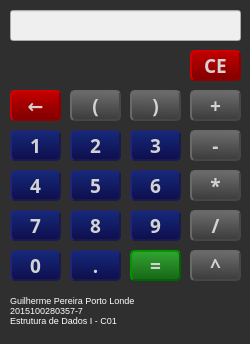
 <widget class="QMainWindow" name="MainWindow">
  <property name="geometry">
   <rect>
    <x>0</x>
    <y>0</y>
    <width>250</width>
    <height>344</height>
   </rect>
  </property>
  <property name="minimumSize">
   <size>
    <width>250</width>
    <height>344</height>
   </size>
  </property>
  <property name="maximumSize">
   <size>
    <width>250</width>
    <height>344</height>
   </size>
  </property>
  <property name="cursor">
   <cursorShape>ArrowCursor</cursorShape>
  </property>
  <property name="windowTitle">
   <string>Calculadora</string>
  </property>
  <property name="styleSheet">
   <string notr="true">QMainWindow{
background-color: rgb(47, 47, 47);
}</string>
  </property>
  <widget class="QWidget" name="centralWidget">
   <widget class="QLineEdit" name="texto">
    <property name="enabled">
     <bool>false</bool>
    </property>
    <property name="geometry">
     <rect>
      <x>10</x>
      <y>10</y>
      <width>231</width>
      <height>31</height>
     </rect>
    </property>
    <property name="font">
     <font>
      <pointsize>14</pointsize>
     </font>
    </property>
    <property name="styleSheet">
     <string notr="true"/>
    </property>
    <property name="text">
     <string/>
    </property>
    <property name="echoMode">
     <enum>QLineEdit::Normal</enum>
    </property>
    <property name="alignment">
     <set>Qt::AlignRight|Qt::AlignTrailing|Qt::AlignVCenter</set>
    </property>
   </widget>
   <widget class="QPushButton" name="abreParanteses">
    <property name="geometry">
     <rect>
      <x>70</x>
      <y>90</y>
      <width>51</width>
      <height>31</height>
     </rect>
    </property>
    <property name="font">
     <font>
      <family>Myriad Pro</family>
      <pointsize>14</pointsize>
      <weight>75</weight>
      <bold>true</bold>
     </font>
    </property>
    <property name="cursor">
     <cursorShape>PointingHandCursor</cursorShape>
    </property>
    <property name="styleSheet">
     <string notr="true">QPushButton{
	background-color: qlineargradient(spread:reflect, x1:0.505682, y1:1, x2:0.528727, y2:0, stop:0 rgba(59, 59, 59, 255), stop:1 rgba(109, 109, 109, 255));
	border-style: outset;
    border-width: 2px;
    border-color: rgb(70, 70, 70);
    border-radius: 5px;
	color: lightgrey;
}
QPushButton:hover {
	background-color:  qlineargradient(spread:reflect, x1:0.505682, y1:1, x2:0.528727, y2:0, stop:0 rgba(99, 99, 99, 255), stop:1 rgba(147, 147, 147, 255));
    border-color: rgb(90, 90, 90);
	color: white;
}
QPushButton:pressed {
	background-color: qlineargradient(spread:reflect, x1:0.505682, y1:1, x2:0.528727, y2:0, stop:0 rgba(59, 59, 59, 255), stop:1 rgba(109, 109, 109, 255));
	border-style: inset;
    border-width: 2px;
    border-color: rgb(70, 70, 70);
    border-radius: 5px;
	color: lightgrey;
}</string>
    </property>
    <property name="text">
     <string>(</string>
    </property>
   </widget>
   <widget class="QPushButton" name="fechaParenteses">
    <property name="geometry">
     <rect>
      <x>130</x>
      <y>90</y>
      <width>51</width>
      <height>31</height>
     </rect>
    </property>
    <property name="font">
     <font>
      <family>Myriad Pro</family>
      <pointsize>14</pointsize>
      <weight>75</weight>
      <bold>true</bold>
     </font>
    </property>
    <property name="cursor">
     <cursorShape>PointingHandCursor</cursorShape>
    </property>
    <property name="styleSheet">
     <string notr="true">QPushButton{
	background-color: qlineargradient(spread:reflect, x1:0.505682, y1:1, x2:0.528727, y2:0, stop:0 rgba(59, 59, 59, 255), stop:1 rgba(109, 109, 109, 255));
	border-style: outset;
    border-width: 2px;
    border-color: rgb(70, 70, 70);
    border-radius: 5px;
	color: lightgrey;
}
QPushButton:hover {
	background-color:  qlineargradient(spread:reflect, x1:0.505682, y1:1, x2:0.528727, y2:0, stop:0 rgba(99, 99, 99, 255), stop:1 rgba(147, 147, 147, 255));
    border-color: rgb(90, 90, 90);
	color: white;
}
QPushButton:pressed {
	background-color: qlineargradient(spread:reflect, x1:0.505682, y1:1, x2:0.528727, y2:0, stop:0 rgba(59, 59, 59, 255), stop:1 rgba(109, 109, 109, 255));
	border-style: inset;
    border-width: 2px;
    border-color: rgb(70, 70, 70);
    border-radius: 5px;
	color: lightgrey;
}</string>
    </property>
    <property name="text">
     <string>)</string>
    </property>
   </widget>
   <widget class="QPushButton" name="limpar">
    <property name="geometry">
     <rect>
      <x>190</x>
      <y>50</y>
      <width>51</width>
      <height>31</height>
     </rect>
    </property>
    <property name="font">
     <font>
      <family>Myriad Pro</family>
      <pointsize>14</pointsize>
      <weight>75</weight>
      <bold>true</bold>
     </font>
    </property>
    <property name="cursor">
     <cursorShape>PointingHandCursor</cursorShape>
    </property>
    <property name="styleSheet">
     <string notr="true">QPushButton{
	background-color: qlineargradient(spread:reflect, x1:0.505682, y1:1, x2:0.528727, y2:0, stop:0 rgba(128, 0, 0, 255), stop:1 rgba(196, 0, 0, 255));
	border-style: outset;
    border-width: 2px;
    border-color: rgb(140, 0, 0);
    border-radius: 5px;
	color: lightgrey;
}
QPushButton:hover {
	background-color:  qlineargradient(spread:reflect, x1:0.505682, y1:1, x2:0.528727, y2:0, stop:0 rgba(185, 0, 0, 255), stop:1 rgba(255, 0, 0, 255));
    border-color: rgb(180, 0, 0);
	color: white;
}
QPushButton:pressed {
	background-color: qlineargradient(spread:reflect, x1:0.505682, y1:1, x2:0.528727, y2:0, stop:0 rgba(128, 0, 0, 255), stop:1 rgba(196, 0, 0, 255));
	border-style: inset;
    border-width: 2px;
    border-color: rgb(140, 0, 0);
    border-radius: 5px;
	color: lightgrey;
}</string>
    </property>
    <property name="text">
     <string>CE</string>
    </property>
   </widget>
   <widget class="QPushButton" name="mais">
    <property name="geometry">
     <rect>
      <x>190</x>
      <y>90</y>
      <width>51</width>
      <height>31</height>
     </rect>
    </property>
    <property name="font">
     <font>
      <family>Myriad Pro</family>
      <pointsize>14</pointsize>
      <weight>75</weight>
      <bold>true</bold>
     </font>
    </property>
    <property name="cursor">
     <cursorShape>PointingHandCursor</cursorShape>
    </property>
    <property name="styleSheet">
     <string notr="true">QPushButton{
	background-color: qlineargradient(spread:reflect, x1:0.505682, y1:1, x2:0.528727, y2:0, stop:0 rgba(59, 59, 59, 255), stop:1 rgba(109, 109, 109, 255));
	border-style: outset;
    border-width: 2px;
    border-color: rgb(70, 70, 70);
    border-radius: 5px;
	color: lightgrey;
}
QPushButton:hover {
	background-color:  qlineargradient(spread:reflect, x1:0.505682, y1:1, x2:0.528727, y2:0, stop:0 rgba(99, 99, 99, 255), stop:1 rgba(147, 147, 147, 255));
    border-color: rgb(90, 90, 90);
	color: white;
}
QPushButton:pressed {
	background-color: qlineargradient(spread:reflect, x1:0.505682, y1:1, x2:0.528727, y2:0, stop:0 rgba(59, 59, 59, 255), stop:1 rgba(109, 109, 109, 255));
	border-style: inset;
    border-width: 2px;
    border-color: rgb(70, 70, 70);
    border-radius: 5px;
	color: lightgrey;
}</string>
    </property>
    <property name="text">
     <string>+</string>
    </property>
   </widget>
   <widget class="QPushButton" name="menos">
    <property name="geometry">
     <rect>
      <x>190</x>
      <y>130</y>
      <width>51</width>
      <height>31</height>
     </rect>
    </property>
    <property name="font">
     <font>
      <family>Myriad Pro</family>
      <pointsize>14</pointsize>
      <weight>75</weight>
      <bold>true</bold>
     </font>
    </property>
    <property name="cursor">
     <cursorShape>PointingHandCursor</cursorShape>
    </property>
    <property name="styleSheet">
     <string notr="true">QPushButton{
	background-color: qlineargradient(spread:reflect, x1:0.505682, y1:1, x2:0.528727, y2:0, stop:0 rgba(59, 59, 59, 255), stop:1 rgba(109, 109, 109, 255));
	border-style: outset;
    border-width: 2px;
    border-color: rgb(70, 70, 70);
    border-radius: 5px;
	color: lightgrey;
}
QPushButton:hover {
	background-color:  qlineargradient(spread:reflect, x1:0.505682, y1:1, x2:0.528727, y2:0, stop:0 rgba(99, 99, 99, 255), stop:1 rgba(147, 147, 147, 255));
    border-color: rgb(90, 90, 90);
	color: white;
}
QPushButton:pressed {
	background-color: qlineargradient(spread:reflect, x1:0.505682, y1:1, x2:0.528727, y2:0, stop:0 rgba(59, 59, 59, 255), stop:1 rgba(109, 109, 109, 255));
	border-style: inset;
    border-width: 2px;
    border-color: rgb(70, 70, 70);
    border-radius: 5px;
	color: lightgrey;
}</string>
    </property>
    <property name="text">
     <string>-</string>
    </property>
   </widget>
   <widget class="QPushButton" name="vezes">
    <property name="geometry">
     <rect>
      <x>190</x>
      <y>170</y>
      <width>51</width>
      <height>31</height>
     </rect>
    </property>
    <property name="font">
     <font>
      <family>Myriad Pro</family>
      <pointsize>14</pointsize>
      <weight>75</weight>
      <bold>true</bold>
     </font>
    </property>
    <property name="cursor">
     <cursorShape>PointingHandCursor</cursorShape>
    </property>
    <property name="styleSheet">
     <string notr="true">QPushButton{
	background-color: qlineargradient(spread:reflect, x1:0.505682, y1:1, x2:0.528727, y2:0, stop:0 rgba(59, 59, 59, 255), stop:1 rgba(109, 109, 109, 255));
	border-style: outset;
    border-width: 2px;
    border-color: rgb(70, 70, 70);
    border-radius: 5px;
	color: lightgrey;
}
QPushButton:hover {
	background-color:  qlineargradient(spread:reflect, x1:0.505682, y1:1, x2:0.528727, y2:0, stop:0 rgba(99, 99, 99, 255), stop:1 rgba(147, 147, 147, 255));
    border-color: rgb(90, 90, 90);
	color: white;
}
QPushButton:pressed {
	background-color: qlineargradient(spread:reflect, x1:0.505682, y1:1, x2:0.528727, y2:0, stop:0 rgba(59, 59, 59, 255), stop:1 rgba(109, 109, 109, 255));
	border-style: inset;
    border-width: 2px;
    border-color: rgb(70, 70, 70);
    border-radius: 5px;
	color: lightgrey;
}</string>
    </property>
    <property name="text">
     <string>*</string>
    </property>
   </widget>
   <widget class="QPushButton" name="dividir">
    <property name="geometry">
     <rect>
      <x>190</x>
      <y>210</y>
      <width>51</width>
      <height>31</height>
     </rect>
    </property>
    <property name="font">
     <font>
      <family>Myriad Pro</family>
      <pointsize>14</pointsize>
      <weight>75</weight>
      <bold>true</bold>
     </font>
    </property>
    <property name="cursor">
     <cursorShape>PointingHandCursor</cursorShape>
    </property>
    <property name="styleSheet">
     <string notr="true">QPushButton{
	background-color: qlineargradient(spread:reflect, x1:0.505682, y1:1, x2:0.528727, y2:0, stop:0 rgba(59, 59, 59, 255), stop:1 rgba(109, 109, 109, 255));
	border-style: outset;
    border-width: 2px;
    border-color: rgb(70, 70, 70);
    border-radius: 5px;
	color: lightgrey;
}
QPushButton:hover {
	background-color:  qlineargradient(spread:reflect, x1:0.505682, y1:1, x2:0.528727, y2:0, stop:0 rgba(99, 99, 99, 255), stop:1 rgba(147, 147, 147, 255));
    border-color: rgb(90, 90, 90);
	color: white;
}
QPushButton:pressed {
	background-color: qlineargradient(spread:reflect, x1:0.505682, y1:1, x2:0.528727, y2:0, stop:0 rgba(59, 59, 59, 255), stop:1 rgba(109, 109, 109, 255));
	border-style: inset;
    border-width: 2px;
    border-color: rgb(70, 70, 70);
    border-radius: 5px;
	color: lightgrey;
}</string>
    </property>
    <property name="text">
     <string>/</string>
    </property>
   </widget>
   <widget class="QPushButton" name="elevar">
    <property name="geometry">
     <rect>
      <x>190</x>
      <y>250</y>
      <width>51</width>
      <height>31</height>
     </rect>
    </property>
    <property name="font">
     <font>
      <family>Myriad Pro</family>
      <pointsize>14</pointsize>
      <weight>75</weight>
      <bold>true</bold>
     </font>
    </property>
    <property name="cursor">
     <cursorShape>PointingHandCursor</cursorShape>
    </property>
    <property name="styleSheet">
     <string notr="true">QPushButton{
	background-color: qlineargradient(spread:reflect, x1:0.505682, y1:1, x2:0.528727, y2:0, stop:0 rgba(59, 59, 59, 255), stop:1 rgba(109, 109, 109, 255));
	border-style: outset;
    border-width: 2px;
    border-color: rgb(70, 70, 70);
    border-radius: 5px;
	color: lightgrey;
}
QPushButton:hover {
	background-color:  qlineargradient(spread:reflect, x1:0.505682, y1:1, x2:0.528727, y2:0, stop:0 rgba(99, 99, 99, 255), stop:1 rgba(147, 147, 147, 255));
    border-color: rgb(90, 90, 90);
	color: white;
}
QPushButton:pressed {
	background-color: qlineargradient(spread:reflect, x1:0.505682, y1:1, x2:0.528727, y2:0, stop:0 rgba(59, 59, 59, 255), stop:1 rgba(109, 109, 109, 255));
	border-style: inset;
    border-width: 2px;
    border-color: rgb(70, 70, 70);
    border-radius: 5px;
	color: lightgrey;
}</string>
    </property>
    <property name="text">
     <string>^</string>
    </property>
   </widget>
   <widget class="QPushButton" name="igual">
    <property name="geometry">
     <rect>
      <x>130</x>
      <y>250</y>
      <width>51</width>
      <height>31</height>
     </rect>
    </property>
    <property name="font">
     <font>
      <family>Myriad Pro</family>
      <pointsize>14</pointsize>
      <weight>75</weight>
      <bold>true</bold>
     </font>
    </property>
    <property name="cursor">
     <cursorShape>PointingHandCursor</cursorShape>
    </property>
    <property name="styleSheet">
     <string notr="true">QPushButton{
	background-color: qlineargradient(spread:reflect, x1:0.505682, y1:1, x2:0.528727, y2:0, stop:0 rgba(23, 102, 23, 255), stop:1 rgba(50, 165, 50, 255));
	border-style: outset;
    border-width: 2px;
    border-color: rgb(0, 100, 0);
    border-radius: 5px;
	color: lightgrey;
}
QPushButton:hover {
	background-color:  qlineargradient(spread:reflect, x1:0.505682, y1:1, x2:0.528727, y2:0, stop:0 rgba(33, 144, 33, 255), stop:1 rgba(63, 207, 63, 255));
    border-color: rgb(0, 140, 0);
	color: white;
}
QPushButton:pressed {
	background-color: qlineargradient(spread:reflect, x1:0.505682, y1:1, x2:0.528727, y2:0, stop:0 rgba(23, 102, 23, 255), stop:1 rgba(50, 165, 50, 255));
	border-style: inset;
    border-width: 2px;
    border-color: rgb(0, 100, 0);
    border-radius: 5px;
	color: lightgrey;
}</string>
    </property>
    <property name="text">
     <string>=</string>
    </property>
   </widget>
   <widget class="QPushButton" name="tres">
    <property name="geometry">
     <rect>
      <x>130</x>
      <y>130</y>
      <width>51</width>
      <height>31</height>
     </rect>
    </property>
    <property name="font">
     <font>
      <family>Myriad Pro</family>
      <pointsize>14</pointsize>
      <weight>75</weight>
      <bold>true</bold>
     </font>
    </property>
    <property name="cursor">
     <cursorShape>PointingHandCursor</cursorShape>
    </property>
    <property name="styleSheet">
     <string notr="true">QPushButton{
	background-color: qlineargradient(spread:reflect, x1:0.505682, y1:1, x2:0.528727, y2:0, stop:0 rgba(14, 14, 77, 255), stop:1 rgba(22, 41, 122, 255));
	border-style: outset;
    border-width: 2px;
    border-color: rgb(24, 25, 76);
    border-radius: 5px;
	color: lightgrey;
}
QPushButton:hover {
	background-color:  qlineargradient(spread:reflect, x1:0.505682, y1:1, x2:0.528727, y2:0, stop:0 rgba(33, 56, 129, 255), stop:1 rgba(29, 57, 180, 255));
    border-color: rgb(27, 29, 134);
	color: white;
}
QPushButton:pressed {
	background-color: qlineargradient(spread:reflect, x1:0.505682, y1:1, x2:0.528727, y2:0, stop:0 rgba(14, 14, 77, 255), stop:1 rgba(22, 41, 122, 255));
	border-style: inset;
    border-width: 2px;
    border-color: rgb(24, 25, 76);
    border-radius: 5px;
	color: lightgrey;
}</string>
    </property>
    <property name="text">
     <string>3</string>
    </property>
   </widget>
   <widget class="QPushButton" name="dois">
    <property name="geometry">
     <rect>
      <x>70</x>
      <y>130</y>
      <width>51</width>
      <height>31</height>
     </rect>
    </property>
    <property name="font">
     <font>
      <family>Myriad Pro</family>
      <pointsize>14</pointsize>
      <weight>75</weight>
      <bold>true</bold>
     </font>
    </property>
    <property name="cursor">
     <cursorShape>PointingHandCursor</cursorShape>
    </property>
    <property name="styleSheet">
     <string notr="true">QPushButton{
	background-color: qlineargradient(spread:reflect, x1:0.505682, y1:1, x2:0.528727, y2:0, stop:0 rgba(14, 14, 77, 255), stop:1 rgba(22, 41, 122, 255));
	border-style: outset;
    border-width: 2px;
    border-color: rgb(24, 25, 76);
    border-radius: 5px;
	color: lightgrey;
}
QPushButton:hover {
	background-color:  qlineargradient(spread:reflect, x1:0.505682, y1:1, x2:0.528727, y2:0, stop:0 rgba(33, 56, 129, 255), stop:1 rgba(29, 57, 180, 255));
    border-color: rgb(27, 29, 134);
	color: white;
}
QPushButton:pressed {
	background-color: qlineargradient(spread:reflect, x1:0.505682, y1:1, x2:0.528727, y2:0, stop:0 rgba(14, 14, 77, 255), stop:1 rgba(22, 41, 122, 255));
	border-style: inset;
    border-width: 2px;
    border-color: rgb(24, 25, 76);
    border-radius: 5px;
	color: lightgrey;
}</string>
    </property>
    <property name="text">
     <string>2</string>
    </property>
   </widget>
   <widget class="QPushButton" name="um">
    <property name="geometry">
     <rect>
      <x>10</x>
      <y>130</y>
      <width>51</width>
      <height>31</height>
     </rect>
    </property>
    <property name="font">
     <font>
      <family>Myriad Pro</family>
      <pointsize>14</pointsize>
      <weight>75</weight>
      <bold>true</bold>
     </font>
    </property>
    <property name="cursor">
     <cursorShape>PointingHandCursor</cursorShape>
    </property>
    <property name="styleSheet">
     <string notr="true">QPushButton{
	background-color: qlineargradient(spread:reflect, x1:0.505682, y1:1, x2:0.528727, y2:0, stop:0 rgba(14, 14, 77, 255), stop:1 rgba(22, 41, 122, 255));
	border-style: outset;
    border-width: 2px;
    border-color: rgb(24, 25, 76);
    border-radius: 5px;
	color: lightgrey;
}
QPushButton:hover {
	background-color:  qlineargradient(spread:reflect, x1:0.505682, y1:1, x2:0.528727, y2:0, stop:0 rgba(33, 56, 129, 255), stop:1 rgba(29, 57, 180, 255));
    border-color: rgb(27, 29, 134);
	color: white;
}
QPushButton:pressed {
	background-color: qlineargradient(spread:reflect, x1:0.505682, y1:1, x2:0.528727, y2:0, stop:0 rgba(14, 14, 77, 255), stop:1 rgba(22, 41, 122, 255));
	border-style: inset;
    border-width: 2px;
    border-color: rgb(24, 25, 76);
    border-radius: 5px;
	color: lightgrey;
}</string>
    </property>
    <property name="text">
     <string>1</string>
    </property>
   </widget>
   <widget class="QPushButton" name="seis">
    <property name="geometry">
     <rect>
      <x>130</x>
      <y>170</y>
      <width>51</width>
      <height>31</height>
     </rect>
    </property>
    <property name="font">
     <font>
      <family>Myriad Pro</family>
      <pointsize>14</pointsize>
      <weight>75</weight>
      <bold>true</bold>
     </font>
    </property>
    <property name="cursor">
     <cursorShape>PointingHandCursor</cursorShape>
    </property>
    <property name="styleSheet">
     <string notr="true">QPushButton{
	background-color: qlineargradient(spread:reflect, x1:0.505682, y1:1, x2:0.528727, y2:0, stop:0 rgba(14, 14, 77, 255), stop:1 rgba(22, 41, 122, 255));
	border-style: outset;
    border-width: 2px;
    border-color: rgb(24, 25, 76);
    border-radius: 5px;
	color: lightgrey;
}
QPushButton:hover {
	background-color:  qlineargradient(spread:reflect, x1:0.505682, y1:1, x2:0.528727, y2:0, stop:0 rgba(33, 56, 129, 255), stop:1 rgba(29, 57, 180, 255));
    border-color: rgb(27, 29, 134);
	color: white;
}
QPushButton:pressed {
	background-color: qlineargradient(spread:reflect, x1:0.505682, y1:1, x2:0.528727, y2:0, stop:0 rgba(14, 14, 77, 255), stop:1 rgba(22, 41, 122, 255));
	border-style: inset;
    border-width: 2px;
    border-color: rgb(24, 25, 76);
    border-radius: 5px;
	color: lightgrey;
}</string>
    </property>
    <property name="text">
     <string>6</string>
    </property>
   </widget>
   <widget class="QPushButton" name="cinco">
    <property name="geometry">
     <rect>
      <x>70</x>
      <y>170</y>
      <width>51</width>
      <height>31</height>
     </rect>
    </property>
    <property name="font">
     <font>
      <family>Myriad Pro</family>
      <pointsize>14</pointsize>
      <weight>75</weight>
      <bold>true</bold>
     </font>
    </property>
    <property name="cursor">
     <cursorShape>PointingHandCursor</cursorShape>
    </property>
    <property name="styleSheet">
     <string notr="true">QPushButton{
	background-color: qlineargradient(spread:reflect, x1:0.505682, y1:1, x2:0.528727, y2:0, stop:0 rgba(14, 14, 77, 255), stop:1 rgba(22, 41, 122, 255));
	border-style: outset;
    border-width: 2px;
    border-color: rgb(24, 25, 76);
    border-radius: 5px;
	color: lightgrey;
}
QPushButton:hover {
	background-color:  qlineargradient(spread:reflect, x1:0.505682, y1:1, x2:0.528727, y2:0, stop:0 rgba(33, 56, 129, 255), stop:1 rgba(29, 57, 180, 255));
    border-color: rgb(27, 29, 134);
	color: white;
}
QPushButton:pressed {
	background-color: qlineargradient(spread:reflect, x1:0.505682, y1:1, x2:0.528727, y2:0, stop:0 rgba(14, 14, 77, 255), stop:1 rgba(22, 41, 122, 255));
	border-style: inset;
    border-width: 2px;
    border-color: rgb(24, 25, 76);
    border-radius: 5px;
	color: lightgrey;
}</string>
    </property>
    <property name="text">
     <string>5</string>
    </property>
   </widget>
   <widget class="QPushButton" name="quatro">
    <property name="geometry">
     <rect>
      <x>10</x>
      <y>170</y>
      <width>51</width>
      <height>31</height>
     </rect>
    </property>
    <property name="font">
     <font>
      <family>Myriad Pro</family>
      <pointsize>14</pointsize>
      <weight>75</weight>
      <bold>true</bold>
     </font>
    </property>
    <property name="cursor">
     <cursorShape>PointingHandCursor</cursorShape>
    </property>
    <property name="styleSheet">
     <string notr="true">QPushButton{
	background-color: qlineargradient(spread:reflect, x1:0.505682, y1:1, x2:0.528727, y2:0, stop:0 rgba(14, 14, 77, 255), stop:1 rgba(22, 41, 122, 255));
	border-style: outset;
    border-width: 2px;
    border-color: rgb(24, 25, 76);
    border-radius: 5px;
	color: lightgrey;
}
QPushButton:hover {
	background-color:  qlineargradient(spread:reflect, x1:0.505682, y1:1, x2:0.528727, y2:0, stop:0 rgba(33, 56, 129, 255), stop:1 rgba(29, 57, 180, 255));
    border-color: rgb(27, 29, 134);
	color: white;
}
QPushButton:pressed {
	background-color: qlineargradient(spread:reflect, x1:0.505682, y1:1, x2:0.528727, y2:0, stop:0 rgba(14, 14, 77, 255), stop:1 rgba(22, 41, 122, 255));
	border-style: inset;
    border-width: 2px;
    border-color: rgb(24, 25, 76);
    border-radius: 5px;
	color: lightgrey;
}</string>
    </property>
    <property name="text">
     <string>4</string>
    </property>
   </widget>
   <widget class="QPushButton" name="sete">
    <property name="geometry">
     <rect>
      <x>10</x>
      <y>210</y>
      <width>51</width>
      <height>31</height>
     </rect>
    </property>
    <property name="font">
     <font>
      <family>Myriad Pro</family>
      <pointsize>14</pointsize>
      <weight>75</weight>
      <bold>true</bold>
     </font>
    </property>
    <property name="cursor">
     <cursorShape>PointingHandCursor</cursorShape>
    </property>
    <property name="styleSheet">
     <string notr="true">QPushButton{
	background-color: qlineargradient(spread:reflect, x1:0.505682, y1:1, x2:0.528727, y2:0, stop:0 rgba(14, 14, 77, 255), stop:1 rgba(22, 41, 122, 255));
	border-style: outset;
    border-width: 2px;
    border-color: rgb(24, 25, 76);
    border-radius: 5px;
	color: lightgrey;
}
QPushButton:hover {
	background-color:  qlineargradient(spread:reflect, x1:0.505682, y1:1, x2:0.528727, y2:0, stop:0 rgba(33, 56, 129, 255), stop:1 rgba(29, 57, 180, 255));
    border-color: rgb(27, 29, 134);
	color: white;
}
QPushButton:pressed {
	background-color: qlineargradient(spread:reflect, x1:0.505682, y1:1, x2:0.528727, y2:0, stop:0 rgba(14, 14, 77, 255), stop:1 rgba(22, 41, 122, 255));
	border-style: inset;
    border-width: 2px;
    border-color: rgb(24, 25, 76);
    border-radius: 5px;
	color: lightgrey;
}</string>
    </property>
    <property name="text">
     <string>7</string>
    </property>
   </widget>
   <widget class="QPushButton" name="oito">
    <property name="geometry">
     <rect>
      <x>70</x>
      <y>210</y>
      <width>51</width>
      <height>31</height>
     </rect>
    </property>
    <property name="font">
     <font>
      <family>Myriad Pro</family>
      <pointsize>14</pointsize>
      <weight>75</weight>
      <bold>true</bold>
     </font>
    </property>
    <property name="cursor">
     <cursorShape>PointingHandCursor</cursorShape>
    </property>
    <property name="styleSheet">
     <string notr="true">QPushButton{
	background-color: qlineargradient(spread:reflect, x1:0.505682, y1:1, x2:0.528727, y2:0, stop:0 rgba(14, 14, 77, 255), stop:1 rgba(22, 41, 122, 255));
	border-style: outset;
    border-width: 2px;
    border-color: rgb(24, 25, 76);
    border-radius: 5px;
	color: lightgrey;
}
QPushButton:hover {
	background-color:  qlineargradient(spread:reflect, x1:0.505682, y1:1, x2:0.528727, y2:0, stop:0 rgba(33, 56, 129, 255), stop:1 rgba(29, 57, 180, 255));
    border-color: rgb(27, 29, 134);
	color: white;
}
QPushButton:pressed {
	background-color: qlineargradient(spread:reflect, x1:0.505682, y1:1, x2:0.528727, y2:0, stop:0 rgba(14, 14, 77, 255), stop:1 rgba(22, 41, 122, 255));
	border-style: inset;
    border-width: 2px;
    border-color: rgb(24, 25, 76);
    border-radius: 5px;
	color: lightgrey;
}</string>
    </property>
    <property name="text">
     <string>8</string>
    </property>
   </widget>
   <widget class="QPushButton" name="nove">
    <property name="geometry">
     <rect>
      <x>130</x>
      <y>210</y>
      <width>51</width>
      <height>31</height>
     </rect>
    </property>
    <property name="font">
     <font>
      <family>Myriad Pro</family>
      <pointsize>14</pointsize>
      <weight>75</weight>
      <bold>true</bold>
     </font>
    </property>
    <property name="cursor">
     <cursorShape>PointingHandCursor</cursorShape>
    </property>
    <property name="styleSheet">
     <string notr="true">QPushButton{
	background-color: qlineargradient(spread:reflect, x1:0.505682, y1:1, x2:0.528727, y2:0, stop:0 rgba(14, 14, 77, 255), stop:1 rgba(22, 41, 122, 255));
	border-style: outset;
    border-width: 2px;
    border-color: rgb(24, 25, 76);
    border-radius: 5px;
	color: lightgrey;
}
QPushButton:hover {
	background-color:  qlineargradient(spread:reflect, x1:0.505682, y1:1, x2:0.528727, y2:0, stop:0 rgba(33, 56, 129, 255), stop:1 rgba(29, 57, 180, 255));
    border-color: rgb(27, 29, 134);
	color: white;
}
QPushButton:pressed {
	background-color: qlineargradient(spread:reflect, x1:0.505682, y1:1, x2:0.528727, y2:0, stop:0 rgba(14, 14, 77, 255), stop:1 rgba(22, 41, 122, 255));
	border-style: inset;
    border-width: 2px;
    border-color: rgb(24, 25, 76);
    border-radius: 5px;
	color: lightgrey;
}</string>
    </property>
    <property name="text">
     <string>9</string>
    </property>
   </widget>
   <widget class="QPushButton" name="zero">
    <property name="geometry">
     <rect>
      <x>10</x>
      <y>250</y>
      <width>51</width>
      <height>31</height>
     </rect>
    </property>
    <property name="font">
     <font>
      <family>Myriad Pro</family>
      <pointsize>14</pointsize>
      <weight>75</weight>
      <bold>true</bold>
     </font>
    </property>
    <property name="cursor">
     <cursorShape>PointingHandCursor</cursorShape>
    </property>
    <property name="styleSheet">
     <string notr="true">QPushButton{
	background-color: qlineargradient(spread:reflect, x1:0.505682, y1:1, x2:0.528727, y2:0, stop:0 rgba(14, 14, 77, 255), stop:1 rgba(22, 41, 122, 255));
	border-style: outset;
    border-width: 2px;
    border-color: rgb(24, 25, 76);
    border-radius: 5px;
	color: lightgrey;
}
QPushButton:hover {
	background-color:  qlineargradient(spread:reflect, x1:0.505682, y1:1, x2:0.528727, y2:0, stop:0 rgba(33, 56, 129, 255), stop:1 rgba(29, 57, 180, 255));
    border-color: rgb(27, 29, 134);
	color: white;
}
QPushButton:pressed {
	background-color: qlineargradient(spread:reflect, x1:0.505682, y1:1, x2:0.528727, y2:0, stop:0 rgba(14, 14, 77, 255), stop:1 rgba(22, 41, 122, 255));
	border-style: inset;
    border-width: 2px;
    border-color: rgb(24, 25, 76);
    border-radius: 5px;
	color: lightgrey;
}</string>
    </property>
    <property name="text">
     <string>0</string>
    </property>
   </widget>
   <widget class="QLabel" name="label">
    <property name="geometry">
     <rect>
      <x>10</x>
      <y>290</y>
      <width>211</width>
      <height>41</height>
     </rect>
    </property>
    <property name="font">
     <font>
      <pointsize>7</pointsize>
     </font>
    </property>
    <property name="styleSheet">
     <string notr="true">QLabel{
color: white;
}</string>
    </property>
    <property name="text">
     <string>Guilherme Pereira Porto Londe
2015100280357-7
Estrutura de Dados I - C01</string>
    </property>
   </widget>
   <widget class="QPushButton" name="backspace">
    <property name="geometry">
     <rect>
      <x>10</x>
      <y>90</y>
      <width>51</width>
      <height>31</height>
     </rect>
    </property>
    <property name="font">
     <font>
      <family>Myriad Pro</family>
      <pointsize>14</pointsize>
      <weight>75</weight>
      <bold>true</bold>
     </font>
    </property>
    <property name="cursor">
     <cursorShape>PointingHandCursor</cursorShape>
    </property>
    <property name="styleSheet">
     <string notr="true">QPushButton{
	background-color: qlineargradient(spread:reflect, x1:0.505682, y1:1, x2:0.528727, y2:0, stop:0 rgba(128, 0, 0, 255), stop:1 rgba(196, 0, 0, 255));
	border-style: outset;
    border-width: 2px;
    border-color: rgb(140, 0, 0);
    border-radius: 5px;
	color: lightgrey;
}
QPushButton:hover {
	background-color:  qlineargradient(spread:reflect, x1:0.505682, y1:1, x2:0.528727, y2:0, stop:0 rgba(185, 0, 0, 255), stop:1 rgba(255, 0, 0, 255));
    border-color: rgb(180, 0, 0);
	color: white;
}
QPushButton:pressed {
	background-color: qlineargradient(spread:reflect, x1:0.505682, y1:1, x2:0.528727, y2:0, stop:0 rgba(128, 0, 0, 255), stop:1 rgba(196, 0, 0, 255));
	border-style: inset;
    border-width: 2px;
    border-color: rgb(140, 0, 0);
    border-radius: 5px;
	color: lightgrey;
}</string>
    </property>
    <property name="text">
     <string>←</string>
    </property>
   </widget>
   <widget class="QPushButton" name="ponto">
    <property name="geometry">
     <rect>
      <x>70</x>
      <y>250</y>
      <width>51</width>
      <height>31</height>
     </rect>
    </property>
    <property name="font">
     <font>
      <family>Myriad Pro</family>
      <pointsize>14</pointsize>
      <weight>75</weight>
      <bold>true</bold>
     </font>
    </property>
    <property name="cursor">
     <cursorShape>PointingHandCursor</cursorShape>
    </property>
    <property name="styleSheet">
     <string notr="true">QPushButton{
	background-color: qlineargradient(spread:reflect, x1:0.505682, y1:1, x2:0.528727, y2:0, stop:0 rgba(14, 14, 77, 255), stop:1 rgba(22, 41, 122, 255));
	border-style: outset;
    border-width: 2px;
    border-color: rgb(24, 25, 76);
    border-radius: 5px;
	color: lightgrey;
}
QPushButton:hover {
	background-color:  qlineargradient(spread:reflect, x1:0.505682, y1:1, x2:0.528727, y2:0, stop:0 rgba(33, 56, 129, 255), stop:1 rgba(29, 57, 180, 255));
    border-color: rgb(27, 29, 134);
	color: white;
}
QPushButton:pressed {
	background-color: qlineargradient(spread:reflect, x1:0.505682, y1:1, x2:0.528727, y2:0, stop:0 rgba(14, 14, 77, 255), stop:1 rgba(22, 41, 122, 255));
	border-style: inset;
    border-width: 2px;
    border-color: rgb(24, 25, 76);
    border-radius: 5px;
	color: lightgrey;
}</string>
    </property>
    <property name="text">
     <string>.</string>
    </property>
   </widget>
  </widget>
  <widget class="QMenuBar" name="menuBar">
   <property name="geometry">
    <rect>
     <x>0</x>
     <y>0</y>
     <width>250</width>
     <height>21</height>
    </rect>
   </property>
  </widget>
 </widget>
